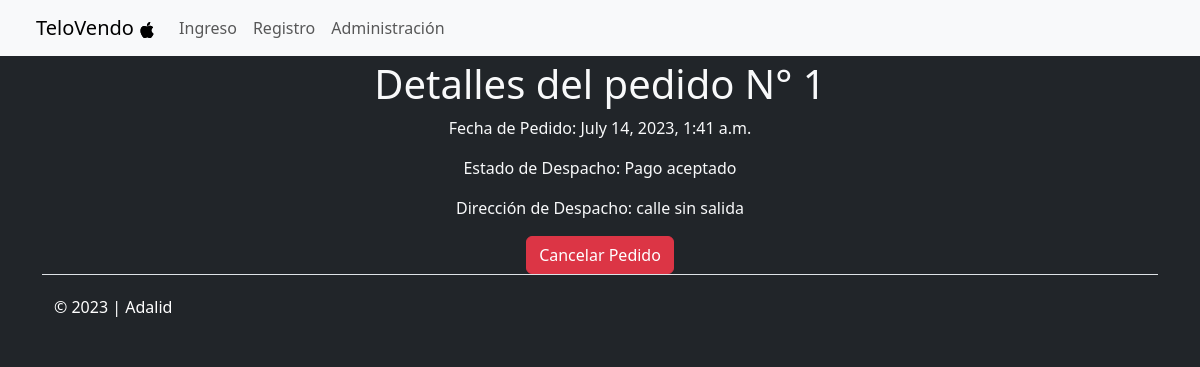
Page /detalle/1/ on the earlier database version.
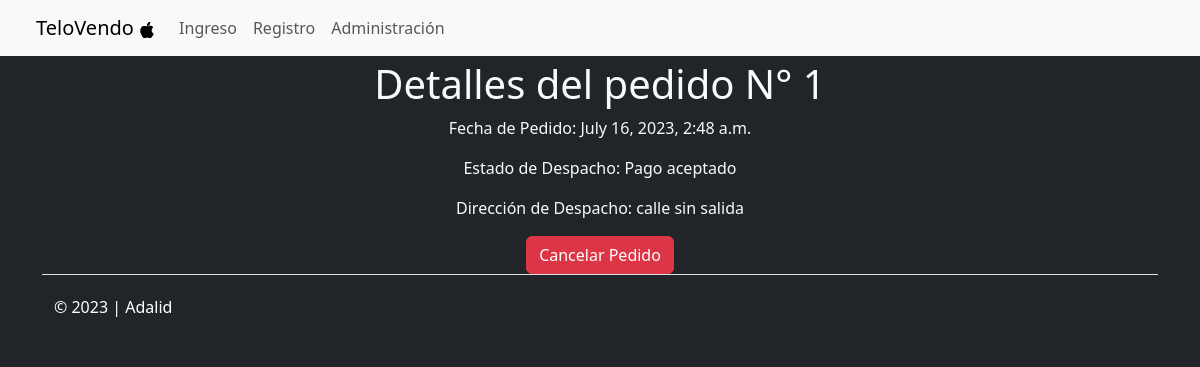
Same page on the later database version.
### compraventa/models.py (models this page shows, shortened)
class Pedido(models.Model):
    id_pedido = models.CharField(max_length=64, primary_key=True)
    cliente_solicitante = models.ForeignKey(Cliente, on_delete=models.DO_NOTHING, default=None)
    fecha_pedido = models.DateTimeField(auto_now=True, null=True)
    tiene_despacho = models.BooleanField(default=True)
    ESTADO_CHOICES = [
        ('Recibido', 'Recibido'),
        ('Pago aceptado', 'Pago aceptado'),
        ('Orden de compra generada', 'Orden de compra generada'),
        ('En proceso', 'En proceso'),
        ('Enviado', 'Enviado'),
        ('En transito', 'En transito'),
        ('Entregado', 'Entregado'),
        ('Cancelacion solicitada', 'Cancelacion solicitada'),
        ('Cancelado', 'Cancelado'),
    ]
    estado_despacho = models.CharField(max_length=30, choices=ESTADO_CHOICES, default="Recibido", null=True)
    direccion_despacho = models.ForeignKey(Direccion, on_delete=models.DO_NOTHING, null=True)
    impuesto = models.IntegerField(default=19)

class Direccion(models.Model):
    direccion = models.CharField(max_length=250, default="")
    usuario = models.ForeignKey(Cliente, on_delete=models.CASCADE, default=None)
    def __str__(self) -> str:
        return self.direccion

### compraventa/views.py (the view)
# urls.py: path('detalle/<str:pk>/', views.ClientePedidoEditView.as_view(), name='detalle_pedido'),
class ClientePedidoEditView(DetailView):
    model = Pedido
    template_name = "compraventa/detalle_pedido.html"
    pk_url_kwarg = 'pk'  # Specify the keyword argument for the primary key
    def get_context_data(self, **kwargs):
        context = super().get_context_data(**kwargs)
        return context

### compraventa/templates/compraventa/detalle_pedido.html (shortened to what this page needs)
{% extends "compraventa/base.html" %}
{% block body %}
<h1>Detalles del pedido N° {{ pedido.id_pedido }}</h1>
<p>Fecha de Pedido: {{ pedido.fecha_pedido }}</p>
<p>Estado de Despacho: {{ pedido.estado_despacho }}</p>
<p>Dirección de Despacho: {{ pedido.direccion_despacho }}</p>
{% if pedido.estado_despacho in "Recibido,Pago aceptado,Orden de compra generada,En proceso" %}
<form action="{% url 'cancelar_pedido' pedido.id_pedido %}" method="POST">
  <button class="btn btn-danger" type="submit">Cancelar Pedido</button>
</form>
{% else %}
    <p>El pedido no puede ser cancelado en esta etapa.</p>
{% endif %}
{% endblock %}

Differences in the rows shown:
changed Pedido "Pago aceptado": fecha_pedido "July 14, 2023, 1:41 a.m." → "July 16, 2023, 2:48 a.m."
